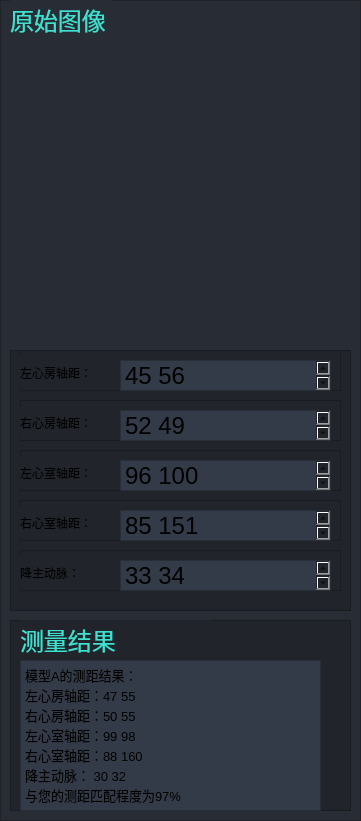
                      <widget class="QFrame" name="frame">
                       <property name="geometry">
                        <rect>
                         <x>10</x>
                         <y>10</y>
                         <width>361</width>
                         <height>821</height>
                        </rect>
                       </property>
                       <property name="styleSheet">
                        <string notr="true">background:rgb(40, 44, 52)</string>
                       </property>
                       <property name="frameShape">
                        <enum>QFrame::StyledPanel</enum>
                       </property>
                       <property name="frameShadow">
                        <enum>QFrame::Raised</enum>
                       </property>
                       <widget class="QLabel" name="label">
                        <property name="geometry">
                         <rect>
                          <x>10</x>
                          <y>40</y>
                          <width>340</width>
                          <height>300</height>
                         </rect>
                        </property>
                        <property name="text">
                         <string/>
                        </property>
                        <property name="pixmap">
                         <pixmap resource="resources.qrc">:/images/images/images/1400003.jpg</pixmap>
                        </property>
                        <property name="scaledContents">
                         <bool>true</bool>
                        </property>
                       </widget>
                       <widget class="QFrame" name="frame_2">
                        <property name="geometry">
                         <rect>
                          <x>10</x>
                          <y>350</y>
                          <width>341</width>
                          <height>261</height>
                         </rect>
                        </property>
                        <property name="styleSheet">
                         <string notr="true">background:rgb(33, 37, 43)</string>
                        </property>
                        <property name="frameShape">
                         <enum>QFrame::StyledPanel</enum>
                        </property>
                        <property name="frameShadow">
                         <enum>QFrame::Raised</enum>
                        </property>
                        <widget class="QFrame" name="frame_8">
                         <property name="geometry">
                          <rect>
                           <x>10</x>
                           <y>0</y>
                           <width>321</width>
                           <height>41</height>
                          </rect>
                         </property>
                         <property name="styleSheet">
                          <string notr="true">background-color:rgb(33, 37, 43);
font: 14pt &quot;黑体&quot;;</string>
                         </property>
                         <property name="frameShape">
                          <enum>QFrame::StyledPanel</enum>
                         </property>
                         <property name="frameShadow">
                          <enum>QFrame::Raised</enum>
                         </property>
                         <widget class="QLabel" name="label_8">
                          <property name="geometry">
                           <rect>
                            <x>0</x>
                            <y>7</y>
                            <width>81</width>
                            <height>31</height>
                           </rect>
                          </property>
                          <property name="text">
                           <string>左心房轴距：</string>
                          </property>
                         </widget>
                         <widget class="QTextEdit" name="textEdit_2">
                          <property name="geometry">
                           <rect>
                            <x>100</x>
                            <y>10</y>
                            <width>211</width>
                            <height>31</height>
                           </rect>
                          </property>
                          <property name="styleSheet">
                           <string notr="true">background-color: rgb(52, 59, 72);
font: 18pt &quot;黑体&quot;;</string>
                          </property>
                          <property name="autoFormatting">
                           <set>QTextEdit::AutoNone</set>
                          </property>
                          <property name="html">
                           <string>&lt;!DOCTYPE HTML PUBLIC &quot;-//W3C//DTD HTML 4.0//EN&quot; &quot;http://www.w3.org/TR/REC-html40/strict.dtd&quot;&gt;
&lt;html&gt;&lt;head&gt;&lt;meta name=&quot;qrichtext&quot; content=&quot;1&quot; /&gt;&lt;meta charset=&quot;utf-8&quot; /&gt;&lt;style type=&quot;text/css&quot;&gt;
p, li { white-space: pre-wrap; }
hr { height: 1px; border-width: 0; }
&lt;/style&gt;&lt;/head&gt;&lt;body style=&quot; font-family:'黑体'; font-size:18pt; font-weight:400; font-style:normal;&quot;&gt;
&lt;p align=&quot;justify&quot; style=&quot; margin-top:0px; margin-bottom:0px; margin-left:0px; margin-right:0px; -qt-block-indent:0; text-indent:0px;&quot;&gt;45 56&lt;/p&gt;&lt;/body&gt;&lt;/html&gt;</string>
                          </property>
                         </widget>
                        </widget>
                        <widget class="QFrame" name="frame_9">
                         <property name="geometry">
                          <rect>
                           <x>10</x>
                           <y>50</y>
                           <width>321</width>
                           <height>41</height>
                          </rect>
                         </property>
                         <property name="styleSheet">
                          <string notr="true">background-color:rgb(33, 37, 43);
font: 14pt &quot;黑体&quot;;</string>
                         </property>
                         <property name="frameShape">
                          <enum>QFrame::StyledPanel</enum>
                         </property>
                         <property name="frameShadow">
                          <enum>QFrame::Raised</enum>
                         </property>
                         <widget class="QLabel" name="label_9">
                          <property name="geometry">
                           <rect>
                            <x>0</x>
                            <y>7</y>
                            <width>81</width>
                            <height>31</height>
                           </rect>
                          </property>
                          <property name="text">
                           <string>右心房轴距：</string>
                          </property>
                         </widget>
                         <widget class="QTextEdit" name="textEdit_3">
                          <property name="geometry">
                           <rect>
                            <x>100</x>
                            <y>10</y>
                            <width>211</width>
                            <height>31</height>
                           </rect>
                          </property>
                          <property name="styleSheet">
                           <string notr="true">background-color: rgb(52, 59, 72);
font: 18pt &quot;黑体&quot;;</string>
                          </property>
                          <property name="autoFormatting">
                           <set>QTextEdit::AutoNone</set>
                          </property>
                          <property name="html">
                           <string>&lt;!DOCTYPE HTML PUBLIC &quot;-//W3C//DTD HTML 4.0//EN&quot; &quot;http://www.w3.org/TR/REC-html40/strict.dtd&quot;&gt;
&lt;html&gt;&lt;head&gt;&lt;meta name=&quot;qrichtext&quot; content=&quot;1&quot; /&gt;&lt;meta charset=&quot;utf-8&quot; /&gt;&lt;style type=&quot;text/css&quot;&gt;
p, li { white-space: pre-wrap; }
hr { height: 1px; border-width: 0; }
&lt;/style&gt;&lt;/head&gt;&lt;body style=&quot; font-family:'黑体'; font-size:18pt; font-weight:400; font-style:normal;&quot;&gt;
&lt;p align=&quot;justify&quot; style=&quot; margin-top:0px; margin-bottom:0px; margin-left:0px; margin-right:0px; -qt-block-indent:0; text-indent:0px;&quot;&gt;52 49&lt;/p&gt;&lt;/body&gt;&lt;/html&gt;</string>
                          </property>
                         </widget>
                        </widget>
                        <widget class="QFrame" name="frame_10">
                         <property name="geometry">
                          <rect>
                           <x>10</x>
                           <y>100</y>
                           <width>321</width>
                           <height>41</height>
                          </rect>
                         </property>
                         <property name="styleSheet">
                          <string notr="true">background-color:rgb(33, 37, 43);
font: 14pt &quot;黑体&quot;;</string>
                         </property>
                         <property name="frameShape">
                          <enum>QFrame::StyledPanel</enum>
                         </property>
                         <property name="frameShadow">
                          <enum>QFrame::Raised</enum>
                         </property>
                         <widget class="QLabel" name="label_10">
                          <property name="geometry">
                           <rect>
                            <x>0</x>
                            <y>7</y>
                            <width>81</width>
                            <height>31</height>
                           </rect>
                          </property>
                          <property name="text">
                           <string>左心室轴距：</string>
                          </property>
                         </widget>
                         <widget class="QTextEdit" name="textEdit_4">
                          <property name="geometry">
                           <rect>
                            <x>100</x>
                            <y>10</y>
                            <width>211</width>
                            <height>31</height>
                           </rect>
                          </property>
                          <property name="styleSheet">
                           <string notr="true">background-color: rgb(52, 59, 72);
font: 18pt &quot;黑体&quot;;</string>
                          </property>
                          <property name="autoFormatting">
                           <set>QTextEdit::AutoNone</set>
                          </property>
                          <property name="html">
                           <string>&lt;!DOCTYPE HTML PUBLIC &quot;-//W3C//DTD HTML 4.0//EN&quot; &quot;http://www.w3.org/TR/REC-html40/strict.dtd&quot;&gt;
&lt;html&gt;&lt;head&gt;&lt;meta name=&quot;qrichtext&quot; content=&quot;1&quot; /&gt;&lt;meta charset=&quot;utf-8&quot; /&gt;&lt;style type=&quot;text/css&quot;&gt;
p, li { white-space: pre-wrap; }
hr { height: 1px; border-width: 0; }
&lt;/style&gt;&lt;/head&gt;&lt;body style=&quot; font-family:'黑体'; font-size:18pt; font-weight:400; font-style:normal;&quot;&gt;
&lt;p align=&quot;justify&quot; style=&quot; margin-top:0px; margin-bottom:0px; margin-left:0px; margin-right:0px; -qt-block-indent:0; text-indent:0px;&quot;&gt;96 100&lt;/p&gt;&lt;/body&gt;&lt;/html&gt;</string>
                          </property>
                         </widget>
                        </widget>
                        <widget class="QFrame" name="frame_11">
                         <property name="geometry">
                          <rect>
                           <x>10</x>
                           <y>150</y>
                           <width>321</width>
                           <height>41</height>
                          </rect>
                         </property>
                         <property name="styleSheet">
                          <string notr="true">background-color:rgb(33, 37, 43);
font: 14pt &quot;黑体&quot;;</string>
                         </property>
                         <property name="frameShape">
                          <enum>QFrame::StyledPanel</enum>
                         </property>
                         <property name="frameShadow">
                          <enum>QFrame::Raised</enum>
                         </property>
                         <widget class="QLabel" name="label_11">
                          <property name="geometry">
                           <rect>
                            <x>0</x>
                            <y>7</y>
                            <width>81</width>
                            <height>31</height>
                           </rect>
                          </property>
                          <property name="text">
                           <string>右心室轴距：</string>
                          </property>
                         </widget>
                         <widget class="QTextEdit" name="textEdit_5">
                          <property name="geometry">
                           <rect>
                            <x>100</x>
                            <y>10</y>
                            <width>211</width>
                            <height>31</height>
                           </rect>
                          </property>
                          <property name="styleSheet">
                           <string notr="true">background-color: rgb(52, 59, 72);
font: 18pt &quot;黑体&quot;;</string>
                          </property>
                          <property name="autoFormatting">
                           <set>QTextEdit::AutoNone</set>
                          </property>
                          <property name="html">
                           <string>&lt;!DOCTYPE HTML PUBLIC &quot;-//W3C//DTD HTML 4.0//EN&quot; &quot;http://www.w3.org/TR/REC-html40/strict.dtd&quot;&gt;
&lt;html&gt;&lt;head&gt;&lt;meta name=&quot;qrichtext&quot; content=&quot;1&quot; /&gt;&lt;meta charset=&quot;utf-8&quot; /&gt;&lt;style type=&quot;text/css&quot;&gt;
p, li { white-space: pre-wrap; }
hr { height: 1px; border-width: 0; }
&lt;/style&gt;&lt;/head&gt;&lt;body style=&quot; font-family:'黑体'; font-size:18pt; font-weight:400; font-style:normal;&quot;&gt;
&lt;p align=&quot;justify&quot; style=&quot; margin-top:0px; margin-bottom:0px; margin-left:0px; margin-right:0px; -qt-block-indent:0; text-indent:0px;&quot;&gt;85 151&lt;/p&gt;&lt;/body&gt;&lt;/html&gt;</string>
                          </property>
                         </widget>
                        </widget>
                        <widget class="QFrame" name="frame_12">
                         <property name="geometry">
                          <rect>
                           <x>10</x>
                           <y>200</y>
                           <width>321</width>
                           <height>41</height>
                          </rect>
                         </property>
                         <property name="styleSheet">
                          <string notr="true">background-color:rgb(33, 37, 43);
font: 14pt &quot;黑体&quot;;</string>
                         </property>
                         <property name="frameShape">
                          <enum>QFrame::StyledPanel</enum>
                         </property>
                         <property name="frameShadow">
                          <enum>QFrame::Raised</enum>
                         </property>
                         <widget class="QLabel" name="label_12">
                          <property name="geometry">
                           <rect>
                            <x>0</x>
                            <y>7</y>
                            <width>81</width>
                            <height>31</height>
                           </rect>
                          </property>
                          <property name="text">
                           <string>降主动脉：</string>
                          </property>
                         </widget>
                         <widget class="QTextEdit" name="textEdit_6">
                          <property name="geometry">
                           <rect>
                            <x>100</x>
                            <y>10</y>
                            <width>211</width>
                            <height>31</height>
                           </rect>
                          </property>
                          <property name="styleSheet">
                           <string notr="true">background-color: rgb(52, 59, 72);
font: 18pt &quot;黑体&quot;;</string>
                          </property>
                          <property name="autoFormatting">
                           <set>QTextEdit::AutoNone</set>
                          </property>
                          <property name="html">
                           <string>&lt;!DOCTYPE HTML PUBLIC &quot;-//W3C//DTD HTML 4.0//EN&quot; &quot;http://www.w3.org/TR/REC-html40/strict.dtd&quot;&gt;
&lt;html&gt;&lt;head&gt;&lt;meta name=&quot;qrichtext&quot; content=&quot;1&quot; /&gt;&lt;meta charset=&quot;utf-8&quot; /&gt;&lt;style type=&quot;text/css&quot;&gt;
p, li { white-space: pre-wrap; }
hr { height: 1px; border-width: 0; }
&lt;/style&gt;&lt;/head&gt;&lt;body style=&quot; font-family:'黑体'; font-size:18pt; font-weight:400; font-style:normal;&quot;&gt;
&lt;p align=&quot;justify&quot; style=&quot; margin-top:0px; margin-bottom:0px; margin-left:0px; margin-right:0px; -qt-block-indent:0; text-indent:0px;&quot;&gt;33 34&lt;/p&gt;&lt;/body&gt;&lt;/html&gt;</string>
                          </property>
                         </widget>
                        </widget>
                       </widget>
                       <widget class="QFrame" name="frame_3">
                        <property name="geometry">
                         <rect>
                          <x>10</x>
                          <y>620</y>
                          <width>341</width>
                          <height>191</height>
                         </rect>
                        </property>
                        <property name="font">
                         <font>
                          <family>Segoe UI</family>
                          <pointsize>10</pointsize>
                          <italic>false</italic>
                          <bold>false</bold>
                         </font>
                        </property>
                        <property name="styleSheet">
                         <string notr="true">background:rgb(33, 37, 43)</string>
                        </property>
                        <property name="frameShape">
                         <enum>QFrame::StyledPanel</enum>
                        </property>
                        <property name="frameShadow">
                         <enum>QFrame::Raised</enum>
                        </property>
                        <widget class="QLabel" name="label_3">
                         <property name="geometry">
                          <rect>
                           <x>10</x>
                           <y>0</y>
                           <width>191</width>
                           <height>41</height>
                          </rect>
                         </property>
                         <property name="font">
                          <font>
                           <family>黑体</family>
                           <pointsize>18</pointsize>
                           <italic>false</italic>
                           <bold>false</bold>
                          </font>
                         </property>
                         <property name="styleSheet">
                          <string notr="true">font: 18pt &quot;黑体&quot;;</string>
                         </property>
                         <property name="frameShadow">
                          <enum>QFrame::Raised</enum>
                         </property>
                         <property name="text">
                          <string>&lt;html&gt;&lt;head/&gt;&lt;body&gt;&lt;p&gt;&lt;span style=&quot; color:#40e0d0;&quot;&gt;测量结果&lt;/span&gt;&lt;/p&gt;&lt;/body&gt;&lt;/html&gt;</string>
                         </property>
                        </widget>
                        <widget class="QTextBrowser" name="textBrowser">
                         <property name="geometry">
                          <rect>
                           <x>10</x>
                           <y>40</y>
                           <width>301</width>
                           <height>151</height>
                          </rect>
                         </property>
                         <property name="styleSheet">
                          <string notr="true">background-color:rgb(52, 59, 72)</string>
                         </property>
                         <property name="html">
                          <string>&lt;!DOCTYPE HTML PUBLIC &quot;-//W3C//DTD HTML 4.0//EN&quot; &quot;http://www.w3.org/TR/REC-html40/strict.dtd&quot;&gt;
&lt;html&gt;&lt;head&gt;&lt;meta name=&quot;qrichtext&quot; content=&quot;1&quot; /&gt;&lt;meta charset=&quot;utf-8&quot; /&gt;&lt;style type=&quot;text/css&quot;&gt;
p, li { white-space: pre-wrap; }
hr { height: 1px; border-width: 0; }
&lt;/style&gt;&lt;/head&gt;&lt;body style=&quot; font-family:'Segoe UI'; font-size:10pt; font-weight:400; font-style:normal;&quot;&gt;
&lt;p style=&quot; margin-top:0px; margin-bottom:0px; margin-left:0px; margin-right:0px; -qt-block-indent:0; text-indent:0px;&quot;&gt;模型A的测距结果：&lt;/p&gt;
&lt;p style=&quot; margin-top:0px; margin-bottom:0px; margin-left:0px; margin-right:0px; -qt-block-indent:0; text-indent:0px;&quot;&gt;左心房轴距：47 55&lt;/p&gt;
&lt;p style=&quot; margin-top:0px; margin-bottom:0px; margin-left:0px; margin-right:0px; -qt-block-indent:0; text-indent:0px;&quot;&gt;右心房轴距：50 55&lt;/p&gt;
&lt;p style=&quot; margin-top:0px; margin-bottom:0px; margin-left:0px; margin-right:0px; -qt-block-indent:0; text-indent:0px;&quot;&gt;左心室轴距：99 98&lt;/p&gt;
&lt;p style=&quot; margin-top:0px; margin-bottom:0px; margin-left:0px; margin-right:0px; -qt-block-indent:0; text-indent:0px;&quot;&gt;右心室轴距：88 160&lt;/p&gt;
&lt;p style=&quot; margin-top:0px; margin-bottom:0px; margin-left:0px; margin-right:0px; -qt-block-indent:0; text-indent:0px;&quot;&gt;降主动脉： 30 32&lt;/p&gt;
&lt;p style=&quot; margin-top:0px; margin-bottom:0px; margin-left:0px; margin-right:0px; -qt-block-indent:0; text-indent:0px;&quot;&gt;与您的测距匹配程度为97%&lt;/p&gt;&lt;/body&gt;&lt;/html&gt;</string>
                         </property>
                        </widget>
                       </widget>
                       <widget class="QLabel" name="label_6">
                        <property name="geometry">
                         <rect>
                          <x>10</x>
                          <y>0</y>
                          <width>101</width>
                          <height>41</height>
                         </rect>
                        </property>
                        <property name="font">
                         <font>
                          <family>黑体</family>
                          <pointsize>14</pointsize>
                          <italic>false</italic>
                          <bold>false</bold>
                         </font>
                        </property>
                        <property name="styleSheet">
                         <string notr="true">font: 14pt &quot;黑体&quot;;</string>
                        </property>
                        <property name="text">
                         <string>&lt;html&gt;&lt;head/&gt;&lt;body&gt;&lt;p&gt;&lt;span style=&quot; font-size:18pt; color:#40e0d0;&quot;&gt;原始图像&lt;/span&gt;&lt;/p&gt;&lt;/body&gt;&lt;/html&gt;</string>
                        </property>
                       </widget>
                      </widget>
